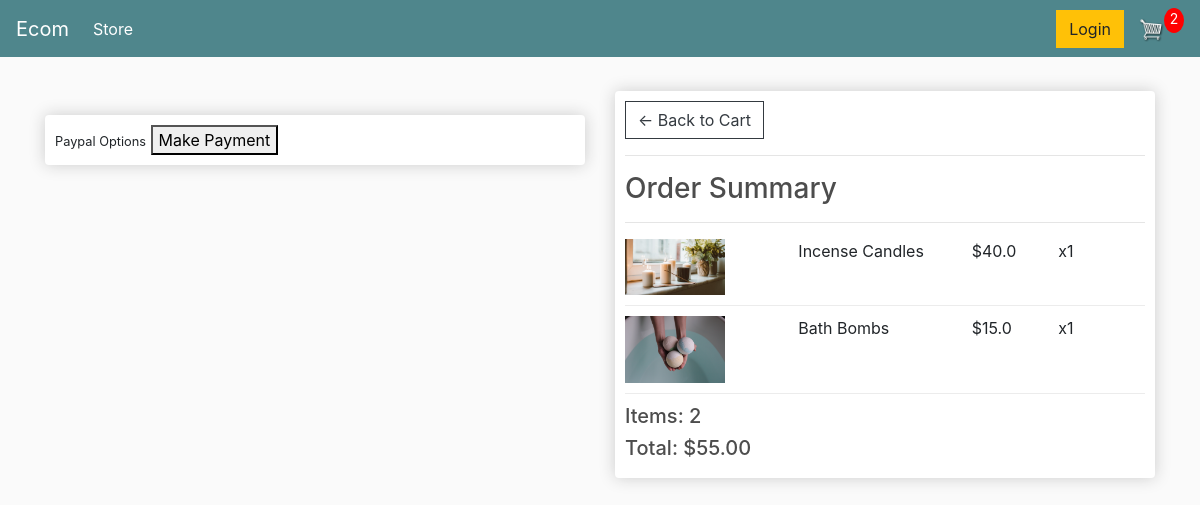
Screenshot of /checkout/ (signed in) with the database file from the repository.
### store/models.py (models this page shows, shortened)
class OrderItem (models.Model):
    product = models.ForeignKey (Product, on_delete=models.SET_NULL, null=True)
    order = models.ForeignKey (Order, on_delete=models.SET_NULL, null=True)
    quantity = models.IntegerField(default=0, null=True, blank=True)
    date_added = models.DateTimeField(auto_now_add=True)
    @property
    def get_total(self):
        total = self.product.price * self.quantity
        return  total

class Product (models.Model) :
    name = models.CharField(max_length=200)
    price = models.FloatField()
    digital = models.BooleanField(default=False, null=True, blank=True)
    image = models.ImageField(null=True, blank=True)
    @property
    def imageURL(self):
        try:
            url = self.image.url
        except:
            url = ''
        return url

class Order(models.Model):
    customer = models.ForeignKey(Customer, on_delete=models.SET_NULL, null=True, blank=True)
    date_ordered = models.DateTimeField(auto_now_add=True)
    transaction_status = models.CharField(max_length=200, null=True)
    transaction_id = models.CharField(max_length=100, null=True)
    @property
    def shipping(self):
        shipping = False
        orderitems = self.orderitem_set.all()
        for i in orderitems:
            if i in orderitems:
                if i.product.digital == False:
                    shipping = True
            return shipping
    @property
    def get_cart_total(self):
        orderitems = self.orderitem_set.all()
        total = sum([item.get_total for item in orderitems])
        return total
    @property
    def get_cart_item(self):
        orderitems = self.orderitem_set.all()
        total = sum([item.quantity for item in orderitems])
        return total

### store/views.py (the view)
# urls.py: path('checkout/', views.checkout, name="checkout"),
def checkout(request):
	if request.user.is_authenticated:
		customer = request.user.customer
		order, created = Order.objects.get_or_create(customer=customer, transaction_status='Pending')
		items = order.orderitem_set.all()
		cartItems = order.get_cart_item
	else:
		items = []
		order = {'get_cart_total':0, 'get_cart_item':0}
		cartItems = order['get_cart_item']
	context = {'items':items, 'order':order, 'cartItems':cartItems}
	return render(request, 'store/checkout.html', context)

### store/templates/store/checkout.html (shortened to what this page needs)
{% extends 'store/main.html' %}
{% load static %}
{% block content %}
     <div class="row">
		<div class="col-lg-6">
			<br>
			<div class="box-element hidden" id="payment-info">
				<small>Paypal Options</small>
				<button id="make-payment">Make Payment</button>
			</div>
		</div>
	<div class="col-lg-6">
		<div class="box-element">
			<a  class="btn btn-outline-dark" href="{% url 'cart' %}">&#x2190; Back to Cart</a>
				<hr>
				<h3>Order Summary</h3>
				<hr>
			{% for item in items %}
				<div class="cart-row">
					<div style="flex:2"><img class="row-image" src="{{item.product.imageURL}}"></div>
					<div style="flex:2"><p>{{item.product.name}}</p></div>
					<div style="flex:1"><p>${{item.product.price}}</p></div>
					<div style="flex:1"><p>x{{item.quantity}}</p></div>
				</div>
			{% endfor %}
				<h5>Items:	{{order.get_cart_item}}</h5>
				<h5>Total:	${{order.get_cart_total|floatformat:2}}</h5>
			</div>
		</div>
	</div>
{% endblock content %}

### static/css/main.css (style rules this page uses)
body { background-color: hsl(0, 0%, 98%); }
h1,h2,h3,h4,h5,h6 { color:hsl(0, 0%, 30%); }
.box-element { box-shadow:hsl(0, 0%, 80%) 0 0 16px; background-color: #fff; border-radius: 4px; padding: 10px; }
.col-lg-4, .col-lg-6, .col-lg-8, .col-lg-12 { margin-top: 10px; }
.btn { border-radius: 0; }
.row-image { width: 100px; }
.cart-row { display: flex; align-items: stretch; padding-bottom: 10px; margin-bottom: 10px; border-bottom: 1px solid #ececec; }

### rows the page displays
OrderItem: product.imageURL (picture), product.name "Incense Candles", product.price "40.0", quantity "1"
OrderItem: product.imageURL (picture), product.name "Bath Bombs", product.price "15.0", quantity "1"
Order: get_cart_item "2", get_cart_total "55.00"

### other values shown
{{ cartItems }} "2"
